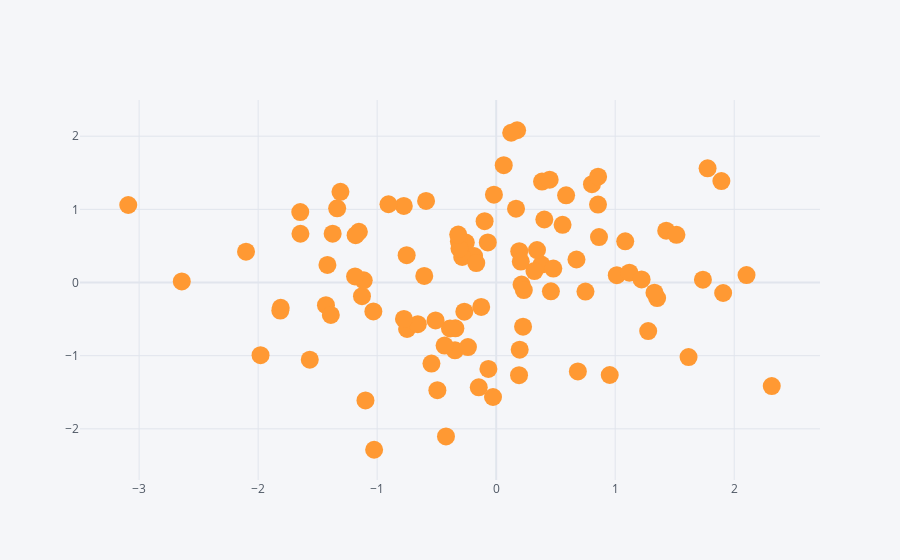

Source (notebook cell):
### Markdown cell above
### Scatter plot

### Code cell
df1.iplot(kind='scatter', x='A', y='B', mode='markers', size=18)
